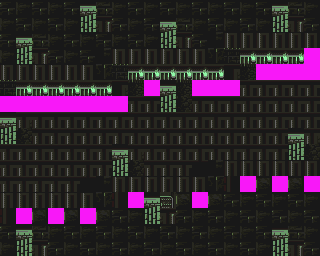

A 2D game scene composited from a Tiled map and its tileset images. What follows is a short description and the map's XML, with every tile layer's data as written:
An orthogonal 20x16 tile map with 16x16 px tiles, 1 tile layer (Tile Layer 1).

<map version="1.10" tiledversion="1.11.2" orientation="orthogonal" renderorder="right-down" width="20" height="16" tilewidth="16" tileheight="16" infinite="0" nextlayerid="2" nextobjectid="1">
 <tileset firstgid="1" name="04000304" tilewidth="16" tileheight="16" tilecount="1024" columns="32">
  <image source="04000304.png" trans="ffffff" width="512" height="512" />
 </tileset>
 <layer id="1" name="Tile Layer 1" width="20" height="16">
  <properties>
   <property name="Anims1" value="0x7" />
   <property name="Anims2" value="0x0" />
   <property name="ChapterID" value="0x4B" />
   <property name="Main" value="" />
   <property name="MapChangesID" value="0" />
   <property name="MapID" value="0xEA" />
   <property name="ObjectType" value="3" />
   <property name="PaletteID" value="6" />
   <property name="TileConfig" value="3" />
  </properties>
  <data>
   <tile gid="421" />
   <tile gid="418" />
   <tile gid="421" />
   <tile gid="418" />
   <tile gid="421" />
   <tile gid="13" />
   <tile gid="420" />
   <tile gid="418" />
   <tile gid="421" />
   <tile gid="418" />
   <tile gid="421" />
   <tile gid="418" />
   <tile gid="421" />
   <tile gid="418" />
   <tile gid="421" />
   <tile gid="418" />
   <tile gid="421" />
   <tile gid="13" />
   <tile gid="420" />
   <tile gid="418" />
   <tile gid="418" />
   <tile gid="421" />
   <tile gid="418" />
   <tile gid="421" />
   <tile gid="418" />
   <tile gid="45" />
   <tile gid="451" />
   <tile gid="421" />
   <tile gid="418" />
   <tile gid="421" />
   <tile gid="13" />
   <tile gid="420" />
   <tile gid="418" />
   <tile gid="421" />
   <tile gid="418" />
   <tile gid="421" />
   <tile gid="418" />
   <tile gid="45" />
   <tile gid="451" />
   <tile gid="421" />
   <tile gid="421" />
   <tile gid="13" />
   <tile gid="420" />
   <tile gid="418" />
   <tile gid="421" />
   <tile gid="418" />
   <tile gid="421" />
   <tile gid="418" />
   <tile gid="421" />
   <tile gid="418" />
   <tile gid="45" />
   <tile gid="451" />
   <tile gid="421" />
   <tile gid="353" />
   <tile gid="259" />
   <tile gid="259" />
   <tile gid="259" />
   <tile gid="259" />
   <tile gid="259" />
   <tile gid="259" />
   <tile gid="418" />
   <tile gid="45" />
   <tile gid="451" />
   <tile gid="421" />
   <tile gid="418" />
   <tile gid="421" />
   <tile gid="353" />
   <tile gid="259" />
   <tile gid="259" />
   <tile gid="259" />
   <tile gid="259" />
   <tile gid="259" />
   <tile gid="259" />
   <tile gid="386" />
   <tile gid="183" />
   <tile gid="184" />
   <tile gid="184" />
   <tile gid="184" />
   <tile gid="184" />
   <tile gid="311" />
   <tile gid="259" />
   <tile gid="259" />
   <tile gid="259" />
   <tile gid="259" />
   <tile gid="259" />
   <tile gid="259" />
   <tile gid="386" />
   <tile gid="183" />
   <tile gid="184" />
   <tile gid="184" />
   <tile gid="184" />
   <tile gid="184" />
   <tile gid="184" />
   <tile gid="184" />
   <tile gid="135" />
   <tile gid="484" />
   <tile gid="486" />
   <tile gid="485" />
   <tile gid="486" />
   <tile gid="485" />
   <tile gid="183" />
   <tile gid="184" />
   <tile gid="184" />
   <tile gid="184" />
   <tile gid="184" />
   <tile gid="184" />
   <tile gid="184" />
   <tile gid="135" />
   <tile gid="484" />
   <tile gid="486" />
   <tile gid="13" />
   <tile gid="484" />
   <tile gid="485" />
   <tile gid="486" />
   <tile gid="486" />
   <tile gid="482" />
   <tile gid="482" />
   <tile gid="482" />
   <tile gid="482" />
   <tile gid="482" />
   <tile gid="485" />
   <tile gid="485" />
   <tile gid="486" />
   <tile gid="485" />
   <tile gid="486" />
   <tile gid="485" />
   <tile gid="486" />
   <tile gid="486" />
   <tile gid="482" />
   <tile gid="482" />
   <tile gid="45" />
   <tile gid="487" />
   <tile gid="482" />
   <tile gid="482" />
   <tile gid="482" />
   <tile gid="482" />
   <tile gid="482" />
   <tile gid="482" />
   <tile gid="482" />
   <tile gid="482" />
   <tile gid="13" />
   <tile gid="481" />
   <tile gid="482" />
   <tile gid="482" />
   <tile gid="482" />
   <tile gid="482" />
   <tile gid="482" />
   <tile gid="482" />
   <tile gid="482" />
   <tile gid="482" />
   <tile gid="482" />
   <tile gid="482" />
   <tile gid="482" />
   <tile gid="482" />
   <tile gid="482" />
   <tile gid="482" />
   <tile gid="482" />
   <tile gid="482" />
   <tile gid="482" />
   <tile gid="482" />
   <tile gid="45" />
   <tile gid="487" />
   <tile gid="482" />
   <tile gid="482" />
   <tile gid="482" />
   <tile gid="482" />
   <tile gid="482" />
   <tile gid="482" />
   <tile gid="482" />
   <tile gid="482" />
   <tile gid="482" />
   <tile gid="482" />
   <tile gid="482" />
   <tile gid="482" />
   <tile gid="482" />
   <tile gid="482" />
   <tile gid="482" />
   <tile gid="482" />
   <tile gid="13" />
   <tile gid="481" />
   <tile gid="482" />
   <tile gid="482" />
   <tile gid="482" />
   <tile gid="482" />
   <tile gid="482" />
   <tile gid="482" />
   <tile gid="482" />
   <tile gid="13" />
   <tile gid="481" />
   <tile gid="482" />
   <tile gid="482" />
   <tile gid="482" />
   <tile gid="482" />
   <tile gid="482" />
   <tile gid="482" />
   <tile gid="482" />
   <tile gid="482" />
   <tile gid="482" />
   <tile gid="45" />
   <tile gid="487" />
   <tile gid="482" />
   <tile gid="482" />
   <tile gid="482" />
   <tile gid="482" />
   <tile gid="482" />
   <tile gid="482" />
   <tile gid="482" />
   <tile gid="45" />
   <tile gid="487" />
   <tile gid="482" />
   <tile gid="482" />
   <tile gid="482" />
   <tile gid="103" />
   <tile gid="353" />
   <tile gid="259" />
   <tile gid="259" />
   <tile gid="259" />
   <tile gid="259" />
   <tile gid="259" />
   <tile gid="259" />
   <tile gid="482" />
   <tile gid="482" />
   <tile gid="482" />
   <tile gid="482" />
   <tile gid="482" />
   <tile gid="103" />
   <tile gid="353" />
   <tile gid="259" />
   <tile gid="259" />
   <tile gid="259" />
   <tile gid="259" />
   <tile gid="259" />
   <tile gid="259" />
   <tile gid="386" />
   <tile gid="450" />
   <tile gid="422" />
   <tile gid="419" />
   <tile gid="422" />
   <tile gid="419" />
   <tile gid="422" />
   <tile gid="259" />
   <tile gid="259" />
   <tile gid="259" />
   <tile gid="259" />
   <tile gid="259" />
   <tile gid="259" />
   <tile gid="386" />
   <tile gid="450" />
   <tile gid="422" />
   <tile gid="13" />
   <tile gid="453" />
   <tile gid="419" />
   <tile gid="422" />
   <tile gid="419" />
   <tile gid="421" />
   <tile gid="418" />
   <tile gid="421" />
   <tile gid="418" />
   <tile gid="421" />
   <tile gid="418" />
   <tile gid="450" />
   <tile gid="422" />
   <tile gid="419" />
   <tile gid="422" />
   <tile gid="419" />
   <tile gid="422" />
   <tile gid="419" />
   <tile gid="421" />
   <tile gid="418" />
   <tile gid="45" />
   <tile gid="451" />
   <tile gid="421" />
   <tile gid="418" />
   <tile gid="421" />
   <tile gid="418" />
   <tile gid="421" />
   <tile gid="418" />
   <tile gid="421" />
   <tile gid="418" />
   <tile gid="421" />
   <tile gid="421" />
   <tile gid="13" />
   <tile gid="420" />
   <tile gid="418" />
   <tile gid="421" />
   <tile gid="418" />
   <tile gid="421" />
   <tile gid="418" />
   <tile gid="421" />
   <tile gid="418" />
   <tile gid="421" />
   <tile gid="418" />
   <tile gid="421" />
   <tile gid="418" />
   <tile gid="421" />
   <tile gid="418" />
   <tile gid="421" />
   <tile gid="13" />
   <tile gid="420" />
   <tile gid="418" />
   <tile gid="418" />
   <tile gid="45" />
   <tile gid="451" />
   <tile gid="421" />
   <tile gid="418" />
   <tile gid="421" />
   <tile gid="418" />
   <tile gid="421" />
   <tile gid="418" />
   <tile gid="421" />
   <tile gid="418" />
   <tile gid="421" />
   <tile gid="418" />
   <tile gid="421" />
   <tile gid="418" />
   <tile gid="421" />
   <tile gid="418" />
   <tile gid="45" />
   <tile gid="451" />
   <tile gid="421" />
  </data>
 </layer>
</map>
